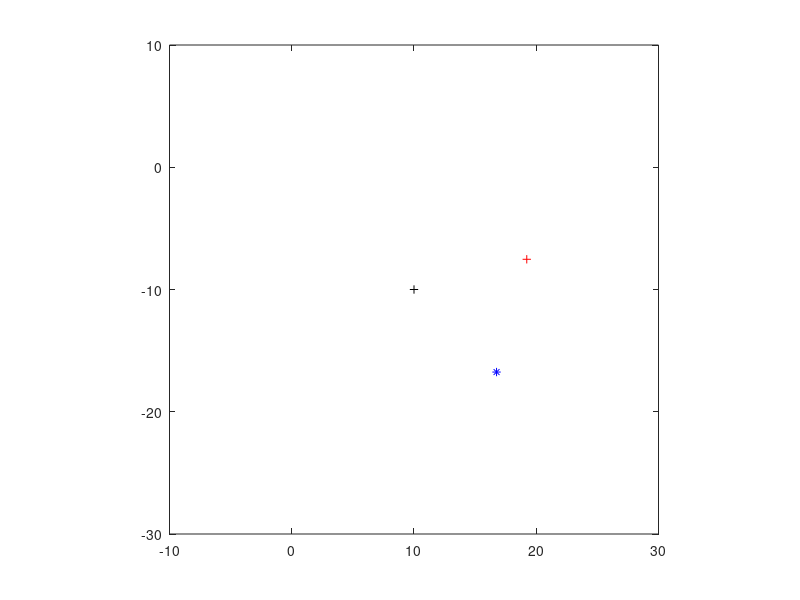

Here is the MATLAB script that generated this plot:
dist = 10;
angle = pi/3;

x = 10; % (cm)
y = -10; % (cm)
theta = pi/4; % (rad)


strt_x = x
strt_y = y
c_r = dist/angle
  l_x = c_r*sin(angle)
  l_y = c_r*(cos(angle)-1)
c_x = x + c_r*sin(theta)
c_y = y + -c_r*cos(theta)
end_x = x + cos(theta)*l_x + -sin(theta)*l_y
end_y = y + sin(theta)*l_x + cos(theta)*l_y

figure;
plot(strt_x, strt_y, '+k', c_x, c_y, '*b', end_x, end_y, '+r');
axis('equal', [x-2*dist x+2*dist y-2*dist y+2*dist]);
